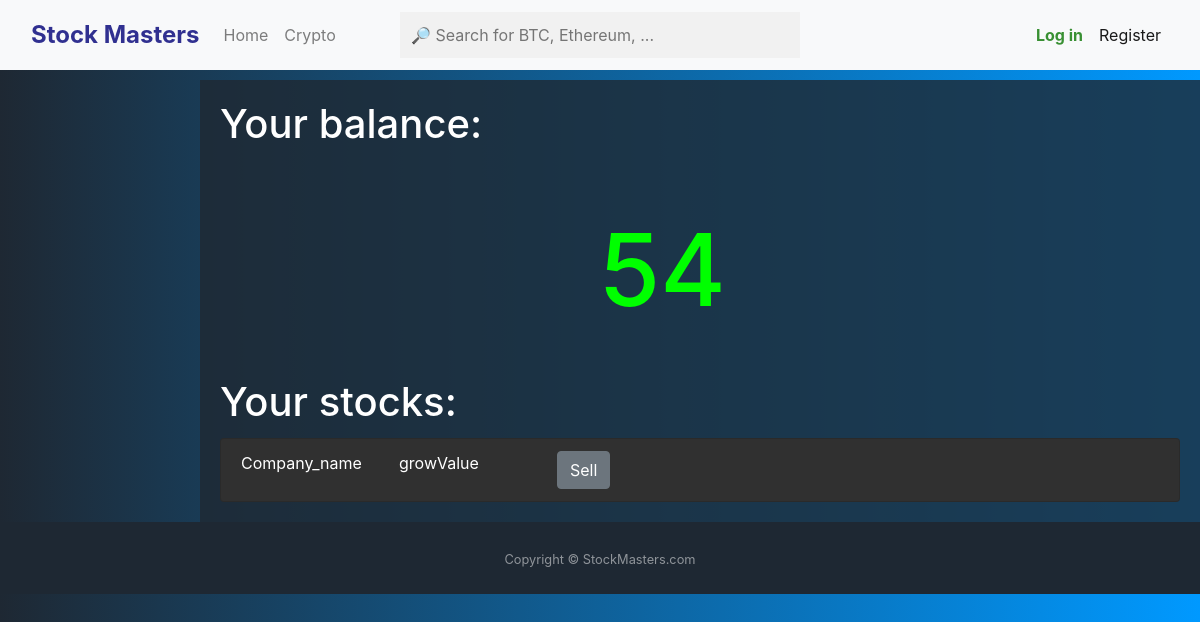
/portfolio, run on an earlier commit of the app's database.
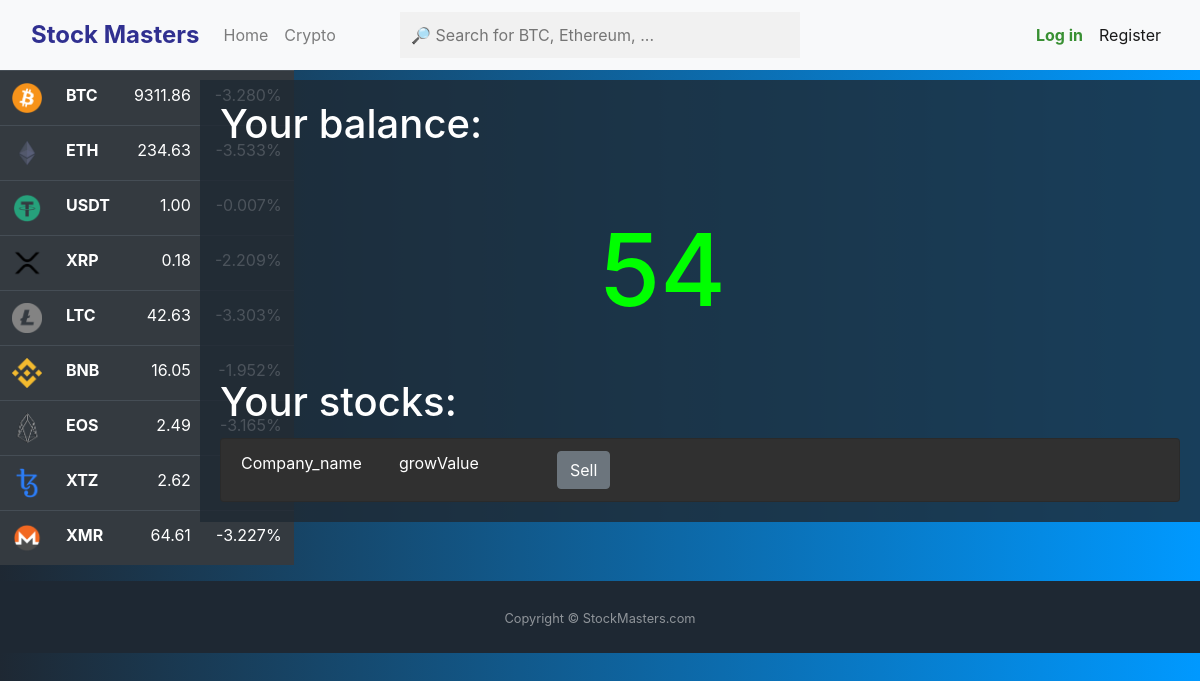
And on a later commit of the database.
### currencies/models.py (models this page shows)
class Currency(models.Model):
    id = models.TextField(primary_key=True, max_length=30, null=False)
    symbol = models.TextField(max_length=10)
    current_price = models.DecimalField(max_digits=20, decimal_places=2)
    market_cap = models.DecimalField(max_digits=20, decimal_places=2)
    total_volume = models.DecimalField(max_digits=20, decimal_places=2)
    high_24h = models.DecimalField(max_digits=20, decimal_places=2)
    low_24h = models.DecimalField(max_digits=20, decimal_places=2)
    price_change_24h = models.DecimalField(max_digits=20, decimal_places=2)
    price_change_percentage_24h = models.FloatField()

### portfolio/views.py (the view)
# urls.py: path('portfolio', views.portfolio, name="portfolio"),
def portfolio(request):
	return render(request, 'portfolio/portfolio.html', context={"growValue": 54})

### currencies/context_processors.py (called while the page is built)
def extras(request):
    currencies = Currency.objects.all()
    return {'currencies': currencies}

### portfolio/templates/portfolio/portfolio.html (shortened to what this page needs)
{% extends 'side_panel/side_panel.html' %}
{% block content %}
{% load static %}
<link rel="stylesheet" type="text/css" href="{% static 'portfolio/portfolioStyle.css' %}" />
<div class="portfolio-dark portfolio-stocks-panel-dark card-body" style="margin-top: 10px;">
    <h1 class = "portfolio-stocks-balance-title-dark card-title">Your balance: </h1>
    <h2 id = "growValue" class="card-text mx-auto portfolio-stocks-balance-text-dark" style="width: 200px; padding-top: 50px;">{{growValue}}</h2>
</div>
<div class="portfolio-stocks-panel-dark card-body">
    <h1 class="portfolio-stocks-balance-title-dark  card-title"> Your stocks: </h1>
    <ul class="list-group">
        <li class="list-group-item portfolio-stocks-list-item-dark">
            <div class = "row">
                <div class="col-sm-2"> Company_name </div>
                <div class="col-sm-2"> growValue </div>
                <div class= col-sm-2 >
                    <button class="btn btn-secondary">
                        Sell
                    </button>
                </div>
            </div>
        </li>
    </ul>
</div>
{% endblock %}

### currencies/templates/currencies/current_prices.html (shortened to what this page needs)
{% load static %}
<link rel="stylesheet" href="https://stackpath.bootstrapcdn.com/bootstrap/4.4.1/css/bootstrap.min.css">
<link rel="stylesheet" type="text/css" href="{% static 'currencies/current_prices.css' %}">
<table class="table table-dark">
  <tbody>
  {% for currency in currencies %}
    <tr class="currency-price-row">
      <td><img class="crypto-icon-medium" src="/static/currencies/crypto_icons/{{ currency.id }}.webp" alt="error"/></td>
      <td style="font-weight: bold">{{ currency.symbol|upper }}</td>
      <td id="{{ currency.id }}_price" class="text-right">{{ currency.current_price }}</td>
      <td class="text-right red_green_yellow">{{ currency.price_change_percentage_24h|floatformat:3 }}%</td>
    </tr>
  {% endfor %}
  </tbody>
</table>

What changed in the data, as far as the page shows it:
added Currency: id (picture), symbol "BTC", current_price "9311.86", price_change_percentage_24h "-3.280"
added Currency: id (picture), symbol "ETH", current_price "234.63", price_change_percentage_24h "-3.533"
added Currency: id (picture), symbol "USDT", current_price "1.00", price_change_percentage_24h "-0.007"
added Currency: id (picture), symbol "XRP", current_price "0.18", price_change_percentage_24h "-2.209"
added Currency: id (picture), symbol "LTC", current_price "42.63", price_change_percentage_24h "-3.303"
added Currency: id (picture), symbol "BNB", current_price "16.05", price_change_percentage_24h "-1.952"
added Currency: shows a picture, symbol "EOS", current_price "2.49", price_change_percentage_24h "-3.165"
added Currency: id (picture), symbol "XTZ", current_price "2.62"
added Currency: id (picture), symbol "XMR", current_price "64.61", price_change_percentage_24h "-3.227"
